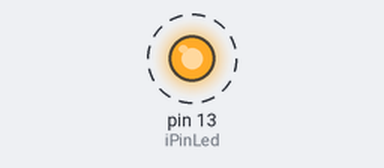
A sketch run on a simulated Arduino Uno, built with avr-gcc and run on an emulated ATmega328P. Parts: output pins drawn as LEDs (lit = HIGH). Dashed ring = blinking. What the sketch prints to the serial monitor is not drawn.

Above: at 0.2 s.
Timing chart, 0 to 3.0 s (numbered marks = the images above):
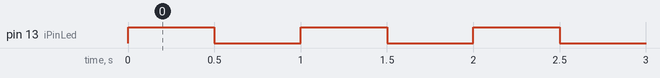

The sketch:

hello_arduino.ino
```cpp
/// @file hello_arduino.ino
/// @brief Sanity check — Serial print + LED blink hello world.

// The built-in LED pin is a named constant on all standard Arduino boards.
// Uno/Nano = pin 13, Leonardo = pin 13, etc.
const int iPinLed = LED_BUILTIN;

/// @function setup
/// @brief Runs once on power-on or reset. Used for initialization.
/// @return void
void setup()
{
    // 9600 baud — match this value in the Serial Monitor dropdown.
    Serial.begin(9600);

    pinMode(iPinLed, OUTPUT);

    Serial.println("Hello, Arduino! Preflight check OK.");
}

/// @function loop
/// @brief Runs repeatedly after setup(). The main execution loop.
/// @return void
void loop()
{
    digitalWrite(iPinLed, HIGH);   // LED on
    delay(500);                    // Wait 500ms
    digitalWrite(iPinLed, LOW);    // LED off
    delay(500);

    Serial.println("Blink.");
}
```

Measured:
- by itself, pin 13 (iPinLed): alternates HIGH for 0.50 s and LOW for 0.50 s
